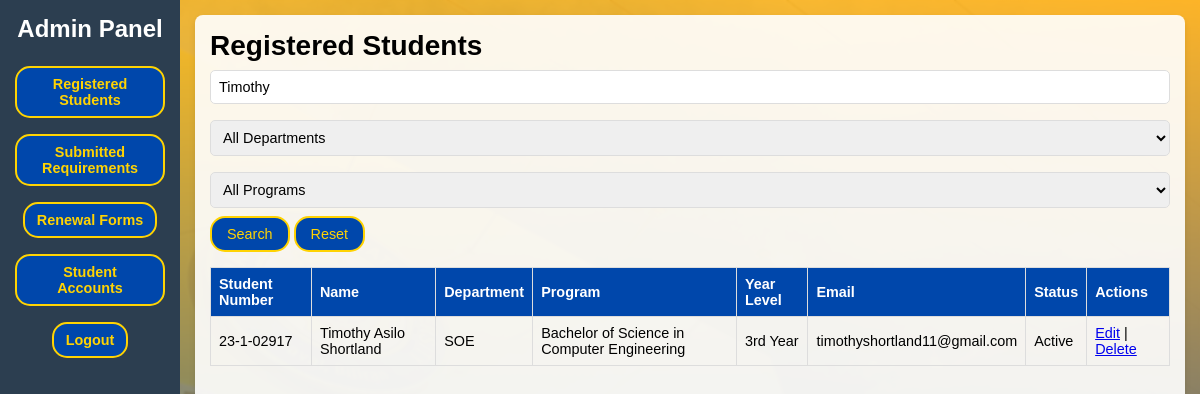
/admin/index-admin.php?name=Timothy (signed in), run on the app's committed database.
### tables this page shows
CREATE TABLE `registration` (
  `student_number` varchar(255) NOT NULL,
  `first_name` varchar(255) NOT NULL,
  `middle_name` varchar(255) NOT NULL,
  `last_name` varchar(255) NOT NULL,
  `gender` enum('male','female','other') NOT NULL,
  `age` varchar(255) NOT NULL,
  `phone_number` varchar(255) NOT NULL,
  `email` varchar(255) NOT NULL,
  `country` varchar(255) NOT NULL,
  `province` varchar(255) NOT NULL,
  `municipality` varchar(255) NOT NULL,
  `barangay` varchar(255) NOT NULL,
  `department` varchar(255) NOT NULL,
  `program` varchar(255) NOT NULL,
  `year_level` varchar(255) NOT NULL,
  `grades` varchar(255) NOT NULL,
  `prospectus` varchar(255) NOT NULL,
  `school_id` varchar(255) NOT NULL,
  `status` enum('Pending','Active','Inactive') NOT NULL
);

### admin/index-admin.php (the view, shortened to what this page needs)
<?php
require 'db.php';
$searchName = isset($_GET['name']) ? $_GET['name'] : '';
$searchDepartment = isset($_GET['department']) ? $_GET['department'] : '';
$searchProgram = isset($_GET['program']) ? $_GET['program'] : '';
$sql = "SELECT student_number, first_name, middle_name, last_name, department, program, year_level, email, status
        FROM registration
        WHERE
        (first_name LIKE ? OR last_name LIKE ? OR CONCAT(first_name, ' ', last_name) LIKE ?)
        AND (department = ? OR ? = '')
        AND (program = ? OR ? = '')";
$stmt = $conn->prepare($sql);
$searchNameWildcard = '%' . $searchName . '%';
$stmt->bind_param(
    "sssssss",
    $searchNameWildcard,
    $searchNameWildcard,
    $searchNameWildcard,
    $searchDepartment,
    $searchDepartment,
    $searchProgram,
    $searchProgram
);
$stmt->execute();
$result = $stmt->get_result();
?>
<!DOCTYPE html>
<html>
<head>
    <link rel="stylesheet" href="stylesheets/style-admin.css">
</head>
<body>
<div class="sidebar">
    <h2>Admin Panel</h2>
    <a href="javascript:void(0);" onclick="toggleSection('students-section')">Registered Students</a>
    <a href="javascript:void(0);" onclick="toggleSection('requirements-section')">Submitted Requirements</a>
    <a href="javascript:void(0);" onclick="toggleSection('renewal-section')">Renewal Forms</a>
    <a href="javascript:void(0);" onclick="toggleSection('accounts-section')">Student Accounts</a>
    <a href="login.php">Logout</a>
</div>
<div class="main">
    <div id="students-section">
        <h1>Registered Students</h1>
        <form method="get" action="index-admin.php" class="search-form">
            <input type="text" name="name" placeholder="Search by name" value="<?php echo htmlspecialchars($searchName); ?>">
            <select name="department" id="department" onchange="updatePrograms()">
                <option value="">All Departments</option>
            </select>
            <select name="program" id="program">
                <option value="">All Programs</option>
            </select>
            <button type="submit">Search</button>
            <a href="index-admin.php"><button type="button">Reset</button></a>
        </form>
        <table>
            <thead>
                <tr>
                    <th>Student Number</th>
                    <th>Name</th>
                    <th>Department</th>
                    <th>Program</th>
                    <th>Year Level</th>
                    <th>Email</th>
                    <th>Status</th>
                    <th>Actions</th>
                </tr>
            </thead>
            <tbody>
                <?php
                if ($result->num_rows > 0) {
                    while ($row = $result->fetch_assoc()) {
                        $fullName = $row['first_name'] . ' ' . $row['middle_name'] . ' ' . $row['last_name'];
                        $status = $row['status'];
                        echo "<tr>
                            <td>{$row['student_number']}</td>
                            <td>{$fullName}</td>
                            <td>{$row['department']}</td>
                            <td>{$row['program']}</td>
                            <td>{$row['year_level']}</td>
                            <td>{$row['email']}</td>
                            <td>{$status}</td>
                            <td>
                                <a href='edit_student.php?student_number={$row['student_number']}'>Edit</a> |
                                <a href='delete_student.php?student_number={$row['student_number']}' onclick='return confirm(\"Delete this student?\")'>Delete</a>
                            </td>
                        </tr>";
                    }
                } else {
                    echo "<tr><td colspan='8'>No students found.</td></tr>";
                }
                ?>
            </tbody>
        </table>
    </div>
</div>
</body>
</html>

### stylesheets/style-admin.css (style rules this page uses)
* { margin: 0; padding: 0; }
*, *::before, *::after { box-sizing: border-box; }
body { background-repeat: no-repeat; background-attachment: fixed; background-position: center; background-size: cover; background-image: linear-gradient(rgba(255, 185, 33, 0.897), rgba(0, 71, 171, 0.897)), url('images/Background1.png'); backdrop-filter: blur(1px); height: 100vh; width: 100vw; display: flex; flex-direction: row; font-family: 'Montserrat', sans-serif; font-size: 14px; }
.sidebar { width: 180px; background-color: #2c3e50; color: white; height: 100vh; padding: 15px; position: relative; display: flex; flex-direction: column; align-items: center; text-align: center; flex-shrink: 0; }
.sidebar h2 { font-size: 1.5rem; margin-bottom: 15px; color: #FFFFFF; }
.sidebar a { display: block; margin: 8px 0; color: #FFD302; background-color: #0047AB; text-decoration: none; padding: 8px 12px; border: 2px solid #FFD302; border-radius: 15px; font-size: 0.9rem; font-weight: bold; transition: transform 0.2s ease, background-color 0.3s ease, color 0.3s ease; }
.main { flex-grow: 1; padding: 15px; background-color: rgba(255, 255, 255, 0.9); border-radius: 8px; margin: 15px; box-shadow: 0px 4px 6px rgba(0, 0, 0, 0.1); width: calc(100% - 220px); max-width: 1000px; overflow-y: auto; }
table { width: 100%; border-collapse: collapse; margin-top: 15px; }
table, th, td { border: 1px solid #ddd; }
th, td { padding: 8px; text-align: left; font-size: 0.9rem; }
th { background-color: #0047AB; color: white; }
button { background-color: #0047AB; color: #FFD302; border: 2px solid #FFD302; border-radius: 15px; padding: 8px 15px; font-size: 0.9rem; cursor: pointer; transition: transform 0.2s ease, background-color 0.3s ease; }
form input, form select { width: 100%; padding: 8px; margin: 8px 0; border: 1px solid #ddd; border-radius: 5px; font-size: 0.9rem; }
h2 { text-align: center; color: #333; margin-bottom: 20px; }

### data on the page
registration: student_number "23-1-02917", fullName "Timothy Asilo Shortland", department "SOE", program "Bachelor of Science in Computer Engineering", year_level "3rd Year", email "timothyshortland11@gmail.com", status "Active"
